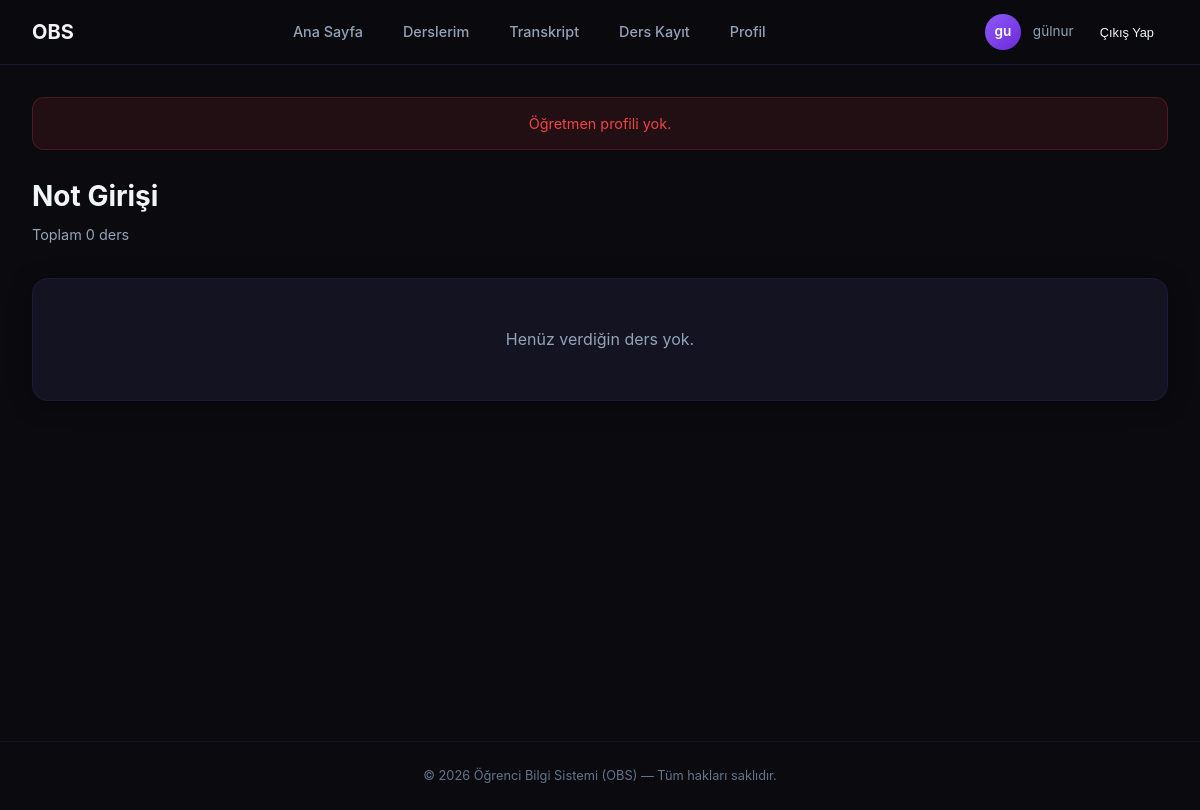
/verdigim-dersler/ (signed in), run on the app's committed database.
### core/models.py (models this page shows)
class User(AbstractUser):
    ROLE_CHOICES = (('admin', 'Admin'), ('teacher', 'Teacher'), ('student', 'Student'))
    role = models.CharField(max_length=10, choices=ROLE_CHOICES, default='admin')

### core/views.py (the view)
# urls.py: path('verdigim-dersler/', views.teacher_courses, name='teacher_courses'),
@login_required(login_url='login')
def teacher_courses(request):
    teacher = Teacher.objects.filter(user=request.user).first()
    if teacher is None:
        return render(request, 'core/courses/teacher_courses.html', {
            'teacher': None,
            'courses': [],
            'error': 'Öğretmen profili yok.',
        })
    courses = Course.objects.filter(instructor=teacher).annotate(enrolled_count=Count('enrollment'))
    return render(request, 'core/courses/teacher_courses.html', {
        'teacher': teacher,
        'courses': courses,
    })

### core/templates/core/courses/teacher_courses.html (shortened to what this page needs)
{% extends 'base.html' %}
{% load static %}
{% block content %}
<div class="main-content">
    {% if error %}
    <div class="alert alert-danger">{{ error }}</div>
    {% endif %}
    <div class="page-header">
        <div><h1>Not Girişi</h1><p>Toplam {{ courses|length }} ders</p></div>
    </div>
    {% if courses %}
    <div class="card">
        <div class="table-container">
            <table>
                <thead>
                    <tr>
                        <th>Ders Kodu</th>
                        <th>Ders Adı</th>
                        <th>AKTS</th>
                        <th>Kayıtlı</th>
                        <th>Kontenjan</th>
                        <th>İşlem</th>
                    </tr>
                </thead>
                <tbody>
                    {% for course in courses %}
                    <tr>
                        <td><span class="badge badge-purple">{{ course.code }}</span></td>
                        <td>{{ course.title }}</td>
                        <td>{{ course.ects_credit }}</td>
                        <td>{{ course.enrolled_count }}</td>
                        <td>{{ course.capacity }}</td>
                        <td>
                            <a href="{% url 'grade_entry' course.code %}" class="btn btn-secondary btn-sm">Not Gir</a>
                        </td>
                    </tr>
                    {% endfor %}
                </tbody>
            </table>
        </div>
    </div>
    {% else %}
    <div class="card" style="text-align: center; padding: 3rem;">
        <p style="color: var(--text-secondary);">Henüz verdiğin ders yok.</p>
    </div>
    {% endif %}
</div>
{% endblock %}

### core/templates/base.html (shortened to what this page needs)
{% load static %}
<!DOCTYPE html>
<html lang="tr">
<head>
    <link rel="stylesheet" href="{% static 'css/style.css' %}">
</head>
<body>
    {% if user.is_authenticated %}
    {% if user.role|lower == 'teacher' or user.username == 'ibrahim' %}
        {% url 'teacher_dashboard' as home_url %}
    {% elif user.role|lower == 'admin' %}
        {% url 'admin_dashboard' as home_url %}
    {% else %}
        {% url 'ana_sayfa' as home_url %}
    {% endif %}
   <nav class="navbar">
    <div class="navbar-inner">
        <a href="{{ home_url }}" class="navbar-brand">
            <span>OBS</span>
        </a>
        <ul class="navbar-links" id="navLinks">
            <li>
                <a href="{{ home_url }}"
                   class="{% if request.path == home_url %}active{% endif %}">
                    Ana Sayfa
                </a>
            </li>
            {% if user.role|lower == 'teacher' or user.username == 'ibrahim' %}
                <li><a href="{% url 'teacher_courses' %}" class="{% if request.resolver_match.url_name == 'teacher_courses' %}active{% endif %}">Not Girişi</a></li>
            {% elif user.role|lower == 'admin' %}
                <li><a href="{% url 'admin_dashboard' %}" class="{% if request.resolver_match.url_name == 'admin_dashboard' %}active{% endif %}">Yönetim Paneli</a></li>
            {% else %}
                <li><a href="{% url 'my_courses' %}" class="{% if request.resolver_match.url_name == 'my_courses' %}active{% endif %}">Derslerim</a></li>
                <li><a href="{% url 'transcript' %}" class="{% if request.resolver_match.url_name == 'transcript' %}active{% endif %}">Transkript</a></li>
                <li><a href="{% url 'course_list' %}" class="{% if request.resolver_match.url_name == 'course_list' %}active{% endif %}">Ders Kayıt</a></li>
            {% endif %}
            <li><a href="{% url 'profile' %}" class="{% if request.resolver_match.url_name == 'profile' %}active{% endif %}">Profil</a></li>
        </ul>
        <div class="nav-user">
            <div class="nav-avatar">{{ user.first_name|first }}{{ user.last_name|first }}</div>
            <span class="nav-user-name">{{ user.first_name }}</span>
            <form action="{% url 'logout' %}" method="post" style="display:inline;">
                <button type="submit" class="btn-logout" style="background:none; border:none; color:inherit; cursor:pointer;">
                    Çıkış Yap
                </button>
            </form>
        </div>
    </div>
</nav>
    {% endif %}
    {% block content %}{% endblock %}
    {% if user.is_authenticated %}
    <footer class="footer">
        <p>© 2026 Öğrenci Bilgi Sistemi (OBS) — Tüm hakları saklıdır.</p>
    </footer>
    {% endif %}
</body>
</html>

### static/css/style.css (style rules this page uses)
:root { --bg-primary: #0a0a0f; --bg-secondary: #12121a; --bg-card: #1a1a2e; --accent-primary: #8b5cf6; --accent-secondary: #a78bfa; --text-primary: #f1f5f9; --text-secondary: #94a3b8; --text-muted: #64748b; --border-subtle: rgba(139, 92, 246, 0.15); --border-card: rgba(139, 92, 246, 0.1); --success: #22c55e; --warning: #f59e0b; --danger: #ef4444; --info: #3b82f6; --radius-md: 12px; --radius-lg: 16px; --shadow-card: 0 4px 24px rgba(0, 0, 0, 0.3); --transition: all 0.3s ease; }
*, *::before, *::after { box-sizing: border-box; margin: 0; padding: 0; }
html { scroll-behavior: smooth; overflow-x: hidden; }
body { font-family: -apple-system, BlinkMacSystemFont, 'Segoe UI', sans-serif; background-color: var(--bg-primary); color: var(--text-primary); line-height: 1.6; min-height: 100vh; overflow-x: hidden; max-width: 100vw; }
a { color: var(--accent-secondary); text-decoration: none; transition: var(--transition); }
.navbar { position: sticky; top: 0; z-index: 1000; background: rgba(10, 10, 15, 0.85); backdrop-filter: blur(20px); -webkit-backdrop-filter: blur(20px); border-bottom: 1px solid var(--border-subtle); padding: 0 2rem; max-width: 100%; box-sizing: border-box; }
.navbar-inner { max-width: 1280px; margin: 0 auto; display: flex; align-items: center; justify-content: space-between; height: 64px; }
.navbar-brand { display: flex; align-items: center; gap: 10px; font-size: 1.25rem; font-weight: 700; color: var(--text-primary); }
.navbar-links { display: flex; align-items: center; gap: 8px; list-style: none; }
.navbar-links a { display: flex; align-items: center; gap: 6px; padding: 8px 16px; border-radius: 8px; color: var(--text-secondary); font-size: 0.9rem; font-weight: 500; transition: var(--transition); }
.nav-user { display: flex; align-items: center; gap: 12px; }
.nav-avatar { width: 36px; height: 36px; border-radius: 50%; background: linear-gradient(135deg, #8b5cf6, #6d28d9); display: flex; align-items: center; justify-content: center; font-weight: 600; font-size: 0.85rem; color: white; }
.nav-user-name { font-size: 0.85rem; color: var(--text-secondary); }
.btn-logout { padding: 6px 14px; border-radius: 8px; background: rgba(239, 68, 68, 0.1); color: var(--danger); border: 1px solid rgba(239, 68, 68, 0.2); font-size: 0.8rem; cursor: pointer; transition: var(--transition); }
.main-content { position: relative; z-index: 1; max-width: 1280px; margin: 0 auto; padding: 2rem; min-height: calc(100vh - 64px - 60px); }
.card { background: rgba(26, 26, 46, 0.6); border: 1px solid var(--border-card); border-radius: var(--radius-lg); padding: 1.5rem; transition: var(--transition); box-shadow: var(--shadow-card); }
.alert { padding: 14px 20px; border-radius: var(--radius-md); margin-bottom: 1.5rem; display: flex; align-items: center; justify-content: center; text-align: center; gap: 10px; font-size: 0.9rem; animation: slideDown 0.4s ease; }
.alert-error, .alert-danger { background: rgba(239, 68, 68, 0.1); border: 1px solid rgba(239, 68, 68, 0.2); color: var(--danger); }
.page-header { display: flex; align-items: center; justify-content: space-between; margin-bottom: 2rem; flex-wrap: wrap; gap: 1rem; }
.page-header h1 { font-size: 1.75rem; font-weight: 700; }
.page-header p { color: var(--text-secondary); font-size: 0.9rem; margin-top: 4px; }
.footer { position: relative; z-index: 1; text-align: center; padding: 1.5rem 2rem; color: var(--text-muted); font-size: 0.8rem; border-top: 1px solid var(--border-card); }

### data on the page
User: first_name|first "g", last_name|first "u", first_name "gülnur"

### other printed values
{{ error }} "Öğretmen profili yok."
{{ courses|length }} "0"
